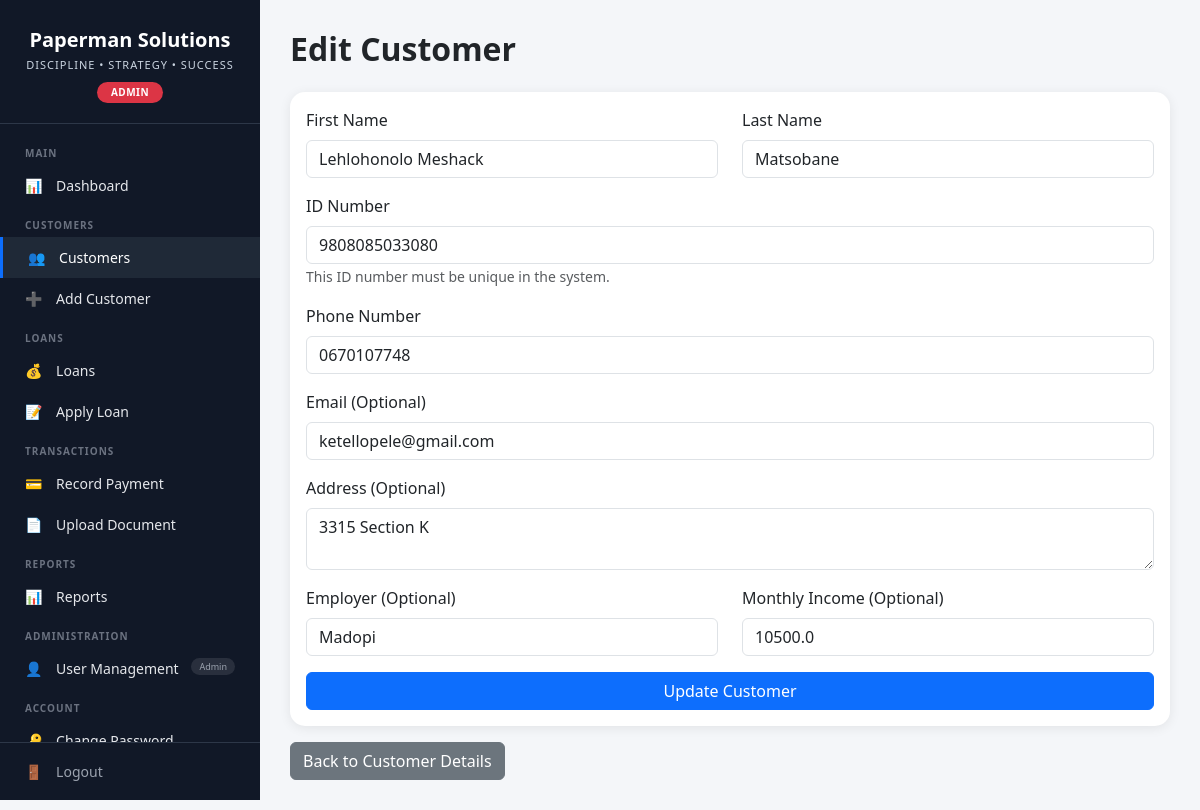
Page /customers/1/edit (signed in) on the committed database.
### app/models/user.py (models this page shows)
class User(Base):
    __tablename__ = "users"
    id = Column(Integer, primary_key=True, index=True)
    username = Column(String(50), unique=True, nullable=False)
    hashed_password = Column(String(200), nullable=False)
    full_name = Column(String(100))
    role = Column(String(20), default="loan_officer")  # admin, manager, loan_officer
    is_active = Column(Boolean, default=True)
    created_at = Column(DateTime(timezone=True), server_default=func.now())
    updated_at = Column(DateTime(timezone=True), onupdate=func.now())

### app/models/customer.py (models this page shows)
class Customer(Base):
    __tablename__ = "customers"
    id = Column(Integer, primary_key=True, index=True)
    first_name = Column(String(100), nullable=False)
    last_name = Column(String(100), nullable=False)
    id_number = Column(String(50), unique=True, nullable=False, index=True)
    phone = Column(String(20), nullable=False)
    email = Column(String(100), nullable=True)
    address = Column(String(200), nullable=True)
    employer = Column(String(100), nullable=True)
    monthly_income = Column(Float, default=0.0)
    is_blacklisted = Column(Boolean, default=False)
    created_at = Column(DateTime(timezone=True), server_default=func.now())
    updated_at = Column(DateTime(timezone=True), onupdate=func.now())
    loans = relationship("Loan", back_populates="customer", cascade="all, delete-orphan")
    documents = relationship("Document", back_populates="customer", cascade="all, delete-orphan")

### app/routers/customers.py (the view)
@router.get("/{customer_id}/edit", response_class=HTMLResponse)
def edit_customer_form(
    request: Request,
    customer_id: int,
    db: Session = Depends(get_db),
    current_user: User = Depends(get_current_user)
):
    require_role(current_user, ["admin", "manager", "loan_officer"])
    customer = db.query(Customer).filter(Customer.id == customer_id).first()
    if not customer:
        raise HTTPException(404, "Customer not found")
    return templates.TemplateResponse("customers/edit.html", {
        "request": request,
        "customer": customer,
        "user": current_user,
        "error": None
    })

### app/templates/customers/edit.html (shortened to what this page needs)
{% extends "base.html" %}
{% block content %}
<h2 class="top-title mb-4">Edit Customer</h2>
<div class="card section-card">
    <div class="card-body">
        <form method="post" action="/customers/{{ customer.id }}/edit">
            <div class="row">
                <div class="col-md-6">
                    <div class="mb-3">
                        <label class="form-label">First Name</label>
                        <input type="text" name="first_name" class="form-control" value="{{ customer.first_name }}" required>
                    </div>
                </div>
                <div class="col-md-6">
                    <div class="mb-3">
                        <label class="form-label">Last Name</label>
                        <input type="text" name="last_name" class="form-control" value="{{ customer.last_name }}" required>
                    </div>
                </div>
            </div>
            <div class="mb-3">
                <label class="form-label">ID Number</label>
                <input type="text" name="id_number" class="form-control {% if error %}is-invalid{% endif %}"
                       value="{{ customer.id_number }}" required>
                {% if error %}
                <div class="invalid-feedback">{{ error }}</div>
                {% else %}
                <small class="text-muted">This ID number must be unique in the system.</small>
                {% endif %}
            </div>
            <div class="mb-3">
                <label class="form-label">Phone Number</label>
                <input type="text" name="phone" class="form-control" value="{{ customer.phone }}" required>
            </div>
            <div class="mb-3">
                <label class="form-label">Email (Optional)</label>
                <input type="email" name="email" class="form-control" value="{{ customer.email or '' }}">
            </div>
            <div class="mb-3">
                <label class="form-label">Address (Optional)</label>
                <textarea name="address" class="form-control" rows="2">{{ customer.address or '' }}</textarea>
            </div>
            <div class="row">
                <div class="col-md-6">
                    <div class="mb-3">
                        <label class="form-label">Employer (Optional)</label>
                        <input type="text" name="employer" class="form-control" value="{{ customer.employer or '' }}">
                    </div>
                </div>
                <div class="col-md-6">
                    <div class="mb-3">
                        <label class="form-label">Monthly Income (Optional)</label>
                        <input type="number" step="0.01" name="monthly_income" class="form-control" value="{{ customer.monthly_income or 0 }}">
                    </div>
                </div>
            </div>
            <button type="submit" class="btn btn-primary w-100">Update Customer</button>
        </form>
    </div>
</div>
<a href="/customers/{{ customer.id }}" class="btn btn-secondary mt-3">Back to Customer Details</a>
{% endblock %}

### app/templates/base.html (shortened to what this page needs)
<!DOCTYPE html>
<html lang="en">
<head>
    <link href="https://cdn.jsdelivr.net/npm/bootstrap@5.3.3/dist/css/bootstrap.min.css" rel="stylesheet">
</head>
<body>
<div class="sidebar">
    <div class="sidebar-logo">
        <div class="company-name">Paperman Solutions</div>
        <div class="company-tagline">DISCIPLINE • STRATEGY • SUCCESS</div>
        {% if user %}
        <span class="user-role-badge {{ user.role }}">
            {{ user.role|replace('_', ' ')|upper }}
        </span>
        {% endif %}
    </div>
    <div class="sidebar-menu">
        <div class="menu-section">Main</div>
        <a href="/dashboard" class="{% if request.url.path == '/dashboard' %}active{% endif %}">
            <span class="icon">📊</span> Dashboard
        </a>
        <div class="menu-section">Customers</div>
        <a href="/customers/" class="{% if '/customers' in request.url.path and '/add' not in request.url.path %}active{% endif %}">
            <span class="icon">👥</span> Customers
        </a>
        <a href="/customers/add" class="{% if '/customers/add' in request.url.path %}active{% endif %}">
            <span class="icon">➕</span> Add Customer
        </a>
        <div class="menu-section">Loans</div>
        <a href="/loans/" class="{% if '/loans' in request.url.path and '/apply' not in request.url.path %}active{% endif %}">
            <span class="icon">💰</span> Loans
        </a>
        <a href="/loans/apply" class="{% if '/loans/apply' in request.url.path %}active{% endif %}">
            <span class="icon">📝</span> Apply Loan
        </a>
        <div class="menu-section">Transactions</div>
        <a href="/payments/record" class="{% if '/payments' in request.url.path %}active{% endif %}">
            <span class="icon">💳</span> Record Payment
        </a>
        <a href="/documents/upload" class="{% if '/documents' in request.url.path and '/upload' in request.url.path %}active{% endif %}">
            <span class="icon">📄</span> Upload Document
        </a>
        <div class="menu-section">Reports</div>
        <a href="/reports/" class="{% if '/reports' in request.url.path %}active{% endif %}">
            <span class="icon">📊</span> Reports
        </a>
        {% if user.role == 'admin' %}
        <div class="menu-section">Administration</div>
        <a href="/users/" class="{% if '/users' in request.url.path %}active{% endif %}">
            <span class="icon">👤</span> User Management
            <span class="badge-role">Admin</span>
        </a>
        {% endif %}
        <div class="menu-section">Account</div>
        <a href="/users/change-password" class="{% if '/users/change-password' in request.url.path %}active{% endif %}">
            <span class="icon">🔑</span> Change Password
        </a>
    </div>
    <div class="sidebar-footer">
        <a href="/auth/logout">
            <span class="icon">🚪</span> Logout
        </a>
    </div>
</div>
<div class="main-content">
    {% block content %}{% endblock %}
</div>
</body>
</html>

### app/templates/base.html (style rules this page uses)
* { margin: 0; padding: 0; box-sizing: border-box; }
body { background: #f4f6f9; font-family: 'Segoe UI', Tahoma, Geneva, Verdana, sans-serif; min-height: 100vh; }
.sidebar { width: 260px; height: 100vh; background: #111827; color: white; position: fixed; left: 0; top: 0; display: flex; flex-direction: column; overflow: hidden; }
.sidebar-logo { text-align: center; padding: 25px 15px 20px; border-bottom: 1px solid #2d3748; flex-shrink: 0; }
.company-name { font-size: 20px; font-weight: bold; color: white; }
.company-tagline { font-size: 11px; color: #cbd5e1; letter-spacing: 1px; margin-top: 2px; }
.user-role-badge { display: inline-block; padding: 3px 14px; border-radius: 12px; font-size: 10px; font-weight: 600; letter-spacing: 0.5px; text-transform: uppercase; margin-top: 8px; }
.user-role-badge.admin { background: #dc3545; color: white; }
.sidebar-menu { flex: 1; overflow-y: auto; padding: 10px 0; }
.sidebar-menu .menu-section { font-size: 10px; color: #6b7280; text-transform: uppercase; letter-spacing: 1px; padding: 12px 25px 4px; font-weight: 600; }
.sidebar-menu a { display: block; color: #e5e7eb; text-decoration: none; padding: 10px 25px; transition: 0.3s; font-size: 14px; }
.sidebar-menu a.active { background: #1f2937; color: white; border-left: 3px solid #0d6efd; }
.sidebar-menu a .icon { margin-right: 10px; }
.sidebar-menu a .badge-role { float: right; font-size: 9px; background: rgba(255, 255, 255, 0.1); padding: 2px 8px; border-radius: 10px; color: #9ca3af; }
.sidebar-footer { border-top: 1px solid #2d3748; padding: 8px 0; flex-shrink: 0; background: #111827; }
.sidebar-footer a { display: block; color: #9ca3af; text-decoration: none; padding: 10px 25px; transition: 0.3s; font-size: 14px; }
.sidebar-footer a .icon { margin-right: 10px; }
.main-content { margin-left: 260px; padding: 30px; min-height: 100vh; }
.section-card { border: none; border-radius: 15px; box-shadow: 0 2px 12px rgba(0, 0, 0, 0.08); }
.top-title { font-weight: 700; }

### rows in the picture
User: role "ADMIN"
Customer: first_name "Lehlohonolo Meshack", last_name "Matsobane", id_number "9808085033080", phone "0670107748", email "ketellopele@gmail.com", address "3315 Section K", employer "Madopi", monthly_income "10500.0"
